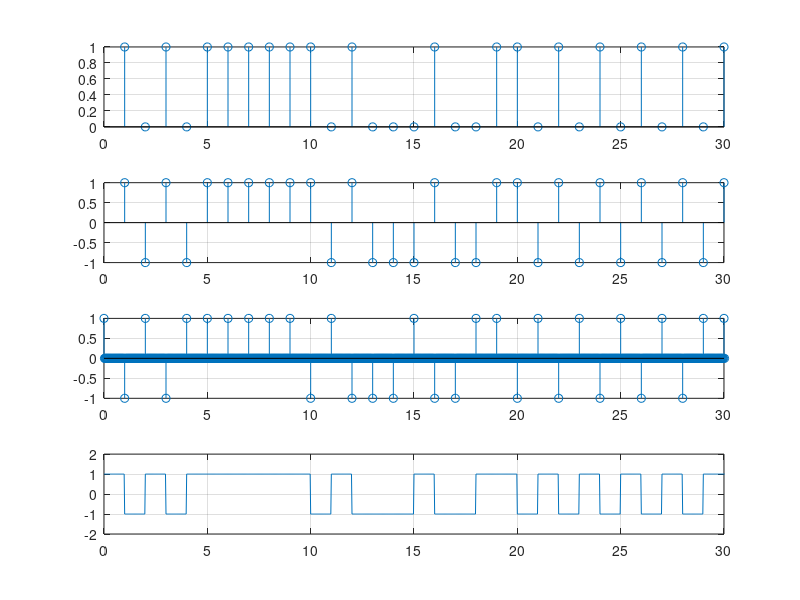
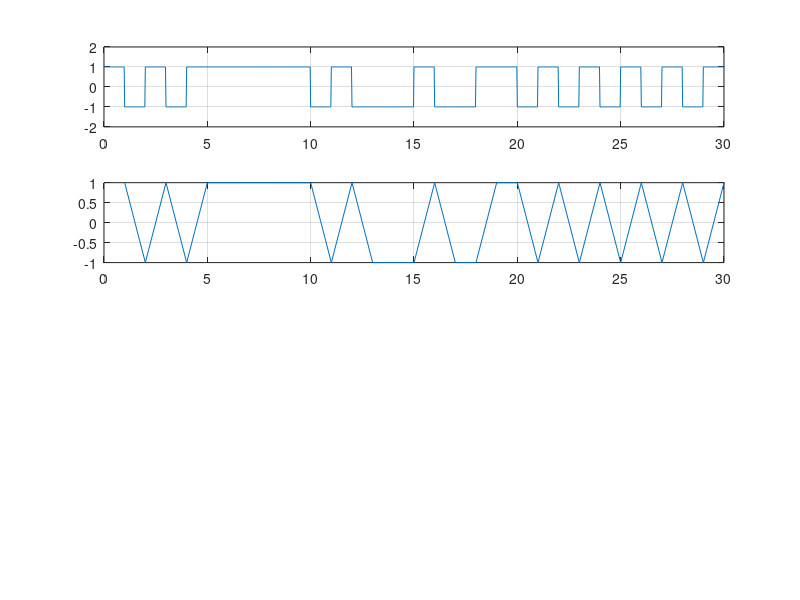

Write MATLAB code to recreate these figures, in order. (Note: this script raises an error after producing the figures.)
%--- Chaine de transmission numérique en bande e base
clc;close all;
%--parametre de simulation
fe=200e3;%Frequence echantillange
dt=1/fe; %pad d'echantillange 
D=5e3;%debit binaire
T=1/D; %durée d 'un symbole
N=round(T/dt);%T aux d'echantillange
Nb=1200; %nombre de data
t=0:dt:Nb*T-dt;%axe de temps
%--Generation  des donnes
data= rand(1,Nb)>0.5;
subplot(411);stem(data);
xlim([0 30]);grid on;
%---Mappage BPSK
symb_tx = 2*data-1;
subplot(412);stem(symb_tx);
xlim([0 30]);grid on;
%-----Upsmpling (sur echantillange)
symb_up=upsample(symb_tx,N);
subplot(413);stem(t/T,symb_up);
xlim([0 30]);grid on;
%subplot(513);stem(symb_up);xlim([0 30*N]);grid on;subplot(513);stem(t,symb_up);xlim([0 30*T]);grid on;
%--Filtre d'emission
g=ones(1,N); %reponse implusionnelle du filtred'emission
sig_bb=filter(g,1,symb_up);%mise en forme rectangulaire
subplot(414);plot(t/T,sig_bb);
xlim([0 30]);grid on;ylim([-2 2]);


%--canal
%--Filtre Reception
A0=1;
h=A0*g; %reponse implusionnelle du filtred'teception
sig_rx=filter(g,1,symb_up);%filtre de reception
figure;
subplot(411);plot(t/T,sig_rx);
xlim([0 30]);grid on; ylim([-2 2]);

%---Downsampling (Echantillange)
symb_rx=sig_rx(N:N:end);
subplot(412);plot(symb_rx);
xlim([0 30]); grid on;


%--Comparaison des donnees et clacul de TEB--%
vec_err =xor(data_tx, data_tx);
subplot(411); stem(t/T, data_rx);
xlim([0 30]); grid on;

Nerr = sum(vec_err);
TEB =Nerr / Nb;

%--Comparaison des donnees et clacul de TEB--%
eyediagram(sig_rx(N:end), N, 1); grid on;

